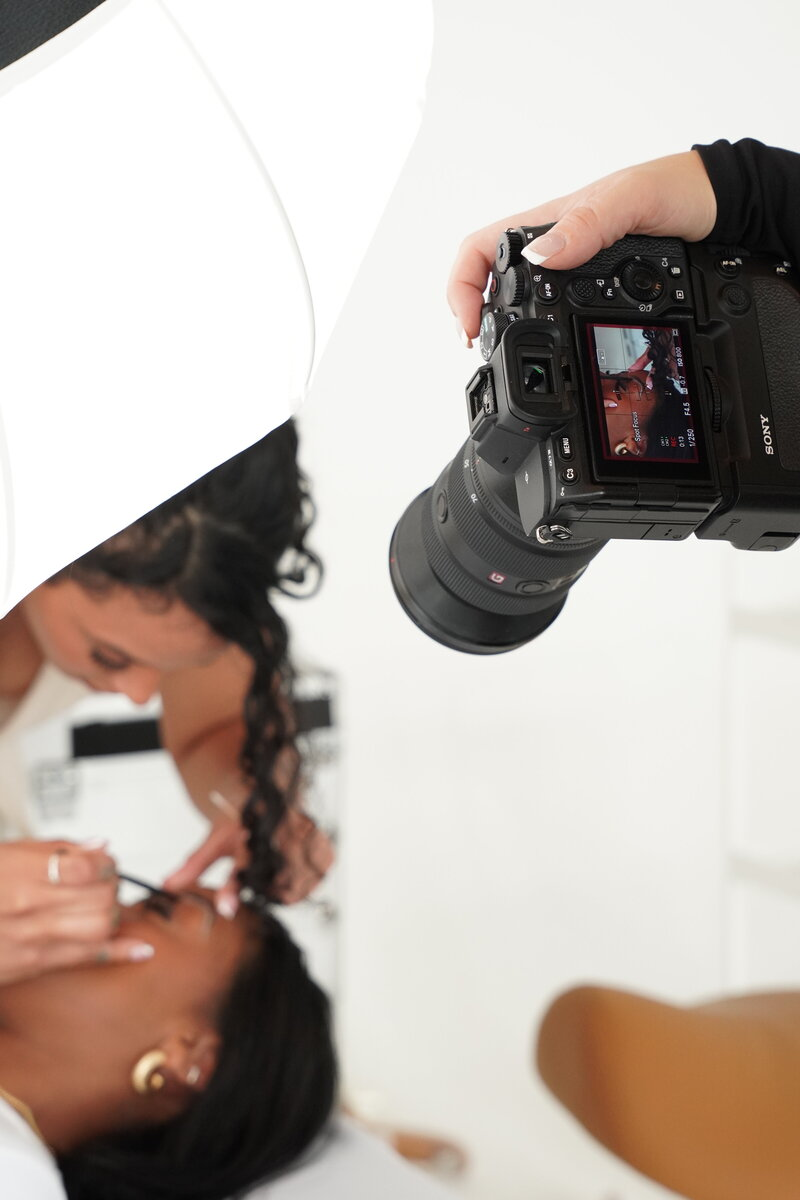
#> input picture assets/lucci/lex-camera-onset.jpg, 800 x 1200 px, given in place of ref_hero_img.png, which was not available
$ python compare_hero.py
#> lines starting #> are read from the running program, lines starting #| are printed output that depends on the picture
from PIL import Image

im1 = Image.open('scratch/ref_hero_img.png').convert('RGB')
#> im1 is the input picture: PIL image 800x1200 RGB; mean R, G, B 185.1, 174.5, 167.2
im2 = Image.open('assets/lucci/lex-studio-pose.jpg').convert('RGB')
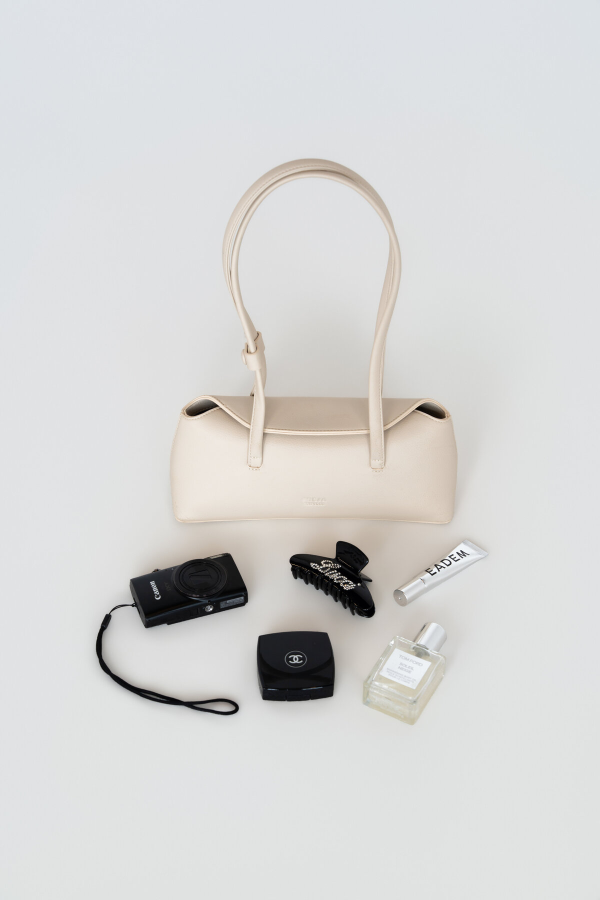
#> input picture assets/lucci/lex-studio-pose.jpg, 1200 x 1800 px, found by its file name (shown at 1/2 size)
#> im2 is the input picture: PIL image 1200x1800 RGB; mean R, G, B 214.8, 214.8, 214.2
im3 = Image.open('assets/hero-lex-portrait.jpg').convert('RGB')
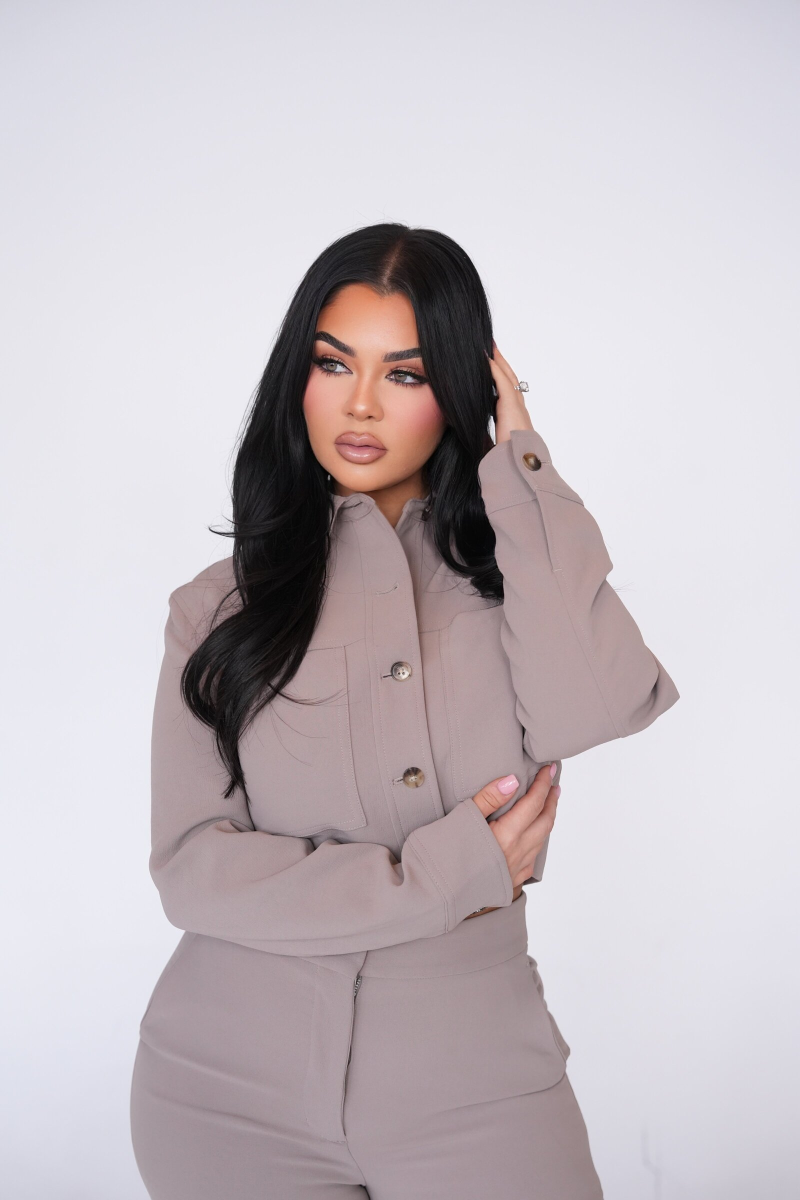
#> input picture assets/hero-lex-portrait.jpg, 1600 x 2400 px, found by its file name (shown at 1/2 size)
#> im3 is the input picture: PIL image 1600x2400 RGB; mean R, G, B 197.1, 189.3, 194.4
im4 = Image.open('assets/about/about_portrait.jpg').convert('RGB')
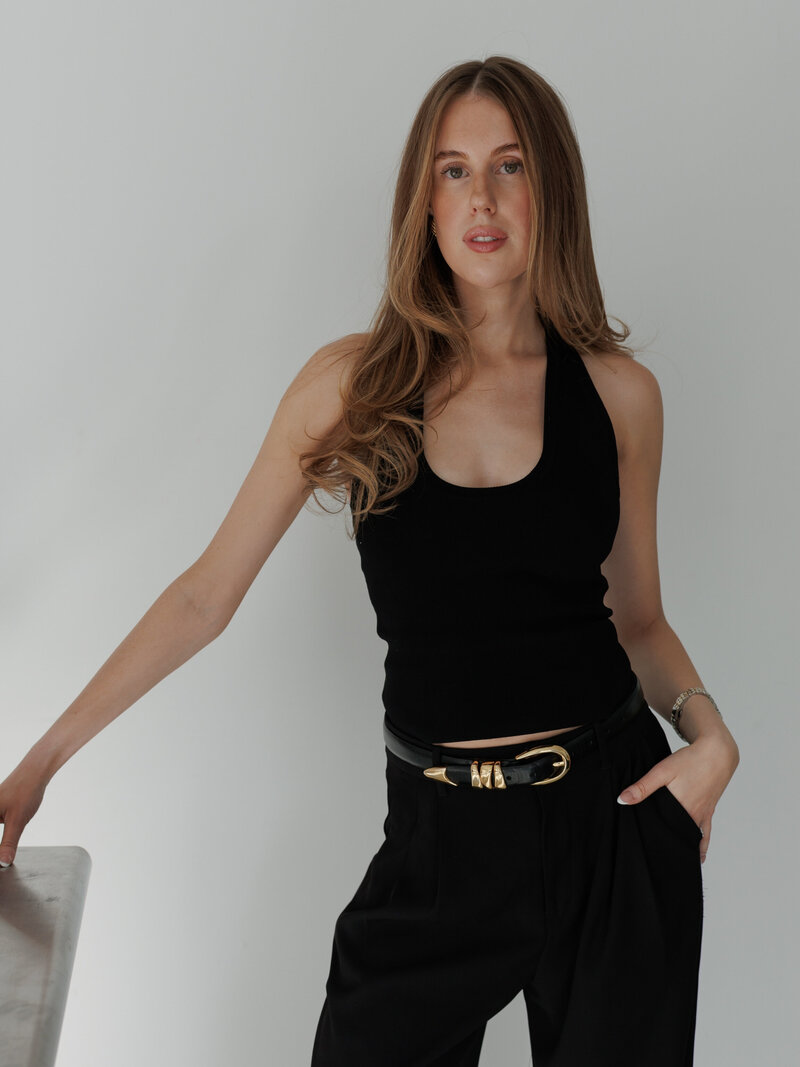
#> input picture assets/about/about_portrait.jpg, 800 x 1067 px, found by its file name
#> im4 is the input picture: PIL image 800x1067 RGB; mean R, G, B 132, 128, 123.4

print("Ref Hero avg:", [sum(x[i] for x in im1.resize((10,10)).getdata())//100 for i in range(3)])
#| Ref Hero avg: [184, 174, 166]
print("lex-studio-pose avg:", [sum(x[i] for x in im2.resize((10,10)).getdata())//100 for i in range(3)])
#| lex-studio-pose avg: [214, 214, 214]
print("hero-lex-portrait avg:", [sum(x[i] for x in im3.resize((10,10)).getdata())//100 for i in range(3)])
#| hero-lex-portrait avg: [197, 189, 194]
print("about_portrait avg:", [sum(x[i] for x in im4.resize((10,10)).getdata())//100 for i in range(3)])
#| about_portrait avg: [132, 127, 123]
